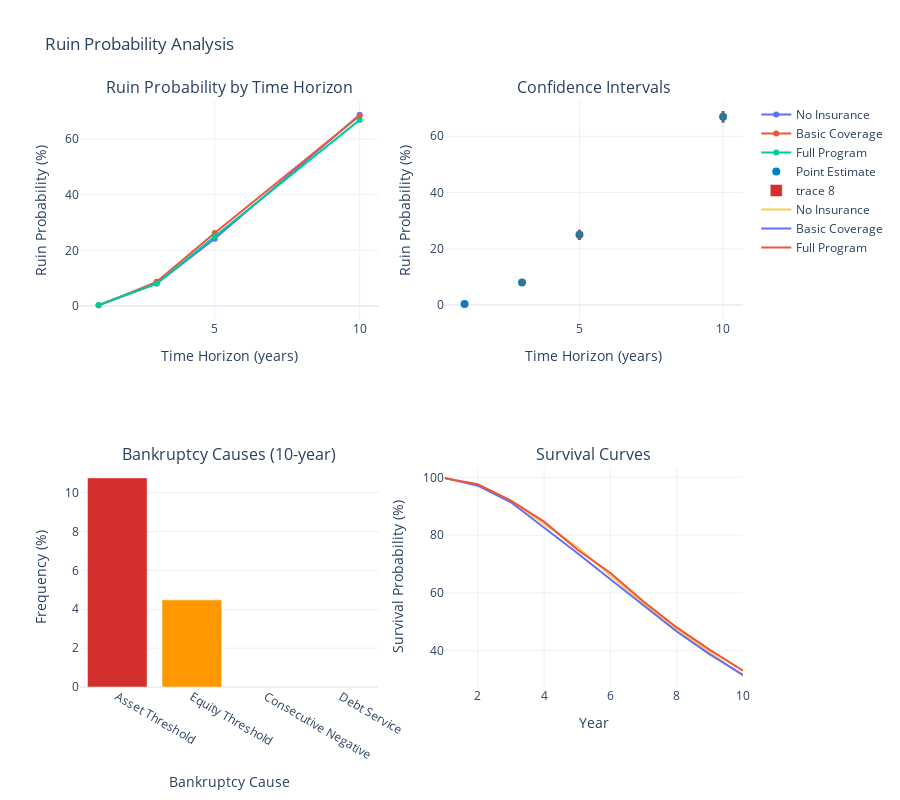

This figure's notebook cell:
### Markdown cell above
## 5. Ruin Probability Estimation

Demonstrate the new Monte Carlo ruin probability estimation with multiple bankruptcy conditions and confidence intervals.

### Code cell
from src.monte_carlo import RuinProbabilityConfig, RuinProbabilityResults

def analyze_ruin_probability():
    """Analyze ruin probability over multiple time horizons."""
    
    # Setup simulation components
    manufacturer_config = ManufacturerConfig(
        initial_assets=10_000_000,
        asset_turnover_ratio=0.5,
        operating_margin=0.08,
        tax_rate=0.25,
        retention_ratio=0.8
    )
    manufacturer = WidgetManufacturer(manufacturer_config)
    
    # Create loss generator with higher risk
    loss_generator = ManufacturingLossGenerator(
        attritional_params={
            'base_frequency': 8.0,  # Higher frequency
            'severity_mean': 75_000,
            'severity_cv': 1.0
        },
        large_params={
            'base_frequency': 0.8,  # Higher frequency
            'severity_mean': 3_000_000,
            'severity_cv': 1.5
        },
        catastrophic_params={
            'base_frequency': 0.05,  # Higher frequency
            'severity_xm': 15_000_000,
            'severity_alpha': 2.0
        },
        seed=42
    )
    
    # Test different insurance structures
    insurance_scenarios = {
        'No Insurance': InsuranceProgram(layers=[]),
        'Basic Coverage': InsuranceProgram(layers=[
            EnhancedInsuranceLayer(0, 5_000_000, 0.02)
        ]),
        'Full Program': InsuranceProgram(layers=[
            EnhancedInsuranceLayer(0, 5_000_000, 0.015),
            EnhancedInsuranceLayer(5_000_000, 20_000_000, 0.008),
            EnhancedInsuranceLayer(25_000_000, 25_000_000, 0.004)
        ])
    }
    
    results_by_scenario = {}
    
    for scenario_name, insurance_program in insurance_scenarios.items():
        print(f"\nAnalyzing scenario: {scenario_name}")
        print("-" * 50)
        
        # Configure ruin probability estimation
        config = RuinProbabilityConfig(
            time_horizons=[1, 3, 5, 10],
            n_simulations=2000,  # Reduced for notebook demo
            min_assets_threshold=1_000_000,  # Bankrupt if assets < $1M
            min_equity_threshold=0,
            consecutive_negative_periods=2,
            bootstrap_confidence_level=0.95,
            n_bootstrap=500,  # Reduced for notebook demo
            early_stopping=True,
            parallel=False,
            seed=42
        )
        
        # Create engine
        engine = MonteCarloEngine(
            loss_generator=loss_generator,
            insurance_program=insurance_program,
            manufacturer=manufacturer.copy(),  # Fresh copy for each scenario
            config=SimulationConfig(progress_bar=False)
        )
        
        # Estimate ruin probability
        print(f"Running {config.n_simulations:,} simulations...")
        start_time = time.time()
        results = engine.estimate_ruin_probability(config)
        print(f"Completed in {results.execution_time:.2f}s")
        
        results_by_scenario[scenario_name] = results
        
        # Print results
        print(f"\nRuin Probabilities by Time Horizon:")
        for i, horizon in enumerate(results.time_horizons):
            prob = results.ruin_probabilities[i]
            ci_lower, ci_upper = results.confidence_intervals[i]
            print(f"  {horizon:2d} years: {prob*100:6.2f}% [{ci_lower*100:.2f}%, {ci_upper*100:.2f}%]")
        
        print(f"\nConvergence achieved: {'Yes' if results.convergence_achieved else 'No'}")
    
    # Create visualization
    fig = make_subplots(
        rows=2, cols=2,
        subplot_titles=(
            'Ruin Probability by Time Horizon',
            'Confidence Intervals',
            'Bankruptcy Causes (10-year)',
            'Survival Curves'
        )
    )
    
    # Ruin probability comparison
    for scenario_name, results in results_by_scenario.items():
        fig.add_trace(
            go.Scatter(
                x=results.time_horizons,
                y=results.ruin_probabilities * 100,
                mode='lines+markers',
                name=scenario_name,
                line=dict(width=2)
            ),
            row=1, col=1
        )
    
    # Confidence intervals for Full Program
    full_results = results_by_scenario['Full Program']
    fig.add_trace(
        go.Scatter(
            x=full_results.time_horizons,
            y=full_results.ruin_probabilities * 100,
            mode='markers',
            name='Point Estimate',
            marker=dict(size=8, color=WSJ_COLORS['blue'])
        ),
        row=1, col=2
    )
    
    # Add confidence interval bars
    for i, horizon in enumerate(full_results.time_horizons):
        ci_lower, ci_upper = full_results.confidence_intervals[i]
        fig.add_trace(
            go.Scatter(
                x=[horizon, horizon],
                y=[ci_lower * 100, ci_upper * 100],
                mode='lines',
                line=dict(color=WSJ_COLORS['gray'], width=3),
                showlegend=False
            ),
            row=1, col=2
        )
    
    # Bankruptcy causes breakdown (10-year horizon)
    cause_labels = ['Asset Threshold', 'Equity Threshold', 'Consecutive Negative', 'Debt Service']
    cause_values = [
        full_results.bankruptcy_causes['asset_threshold'][-1] * 100,
        full_results.bankruptcy_causes['equity_threshold'][-1] * 100,
        full_results.bankruptcy_causes['consecutive_negative'][-1] * 100,
        full_results.bankruptcy_causes['debt_service'][-1] * 100
    ]
    
    fig.add_trace(
        go.Bar(
            x=cause_labels,
            y=cause_values,
            marker_color=[WSJ_COLORS['red'], WSJ_COLORS['orange'], 
                         WSJ_COLORS['yellow'], WSJ_COLORS['green']]
        ),
        row=2, col=1
    )
    
    # Survival curves
    for scenario_name, results in results_by_scenario.items():
        # Use the 10-year survival curve
        if results.survival_curves.shape[1] > 0:
            survival_curve = results.survival_curves[-1]  # Last row is 10-year
            years = np.arange(1, len(survival_curve) + 1)
            fig.add_trace(
                go.Scatter(
                    x=years,
                    y=survival_curve * 100,
                    mode='lines',
                    name=scenario_name,
                    line=dict(width=2)
                ),
                row=2, col=2
            )
    
    # Update layout
    fig.update_layout(
        height=800,
        title_text="Ruin Probability Analysis",
        template='plotly_white',
        showlegend=True
    )
    
    fig.update_xaxes(title_text="Time Horizon (years)", row=1, col=1)
    fig.update_xaxes(title_text="Time Horizon (years)", row=1, col=2)
    fig.update_xaxes(title_text="Bankruptcy Cause", row=2, col=1)
    fig.update_xaxes(title_text="Year", row=2, col=2)
    
    fig.update_yaxes(title_text="Ruin Probability (%)", row=1, col=1)
    fig.update_yaxes(title_text="Ruin Probability (%)", row=1, col=2)
    fig.update_yaxes(title_text="Frequency (%)", row=2, col=1)
    fig.update_yaxes(title_text="Survival Probability (%)", row=2, col=2)
    
    fig.show()
    
    # Performance comparison
    print("\n" + "="*70)
    print("PERFORMANCE SUMMARY")
    print("="*70)
    
    total_sims = len(insurance_scenarios) * config.n_simulations
    total_time = sum(r.execution_time for r in results_by_scenario.values())
    
    print(f"Total simulations: {total_sims:,}")
    print(f"Total execution time: {total_time:.2f}s")
    print(f"Average speed: {total_sims/total_time:.0f} simulations/second")
    
    if total_time < 30:
        print("\n✓ Performance target met: 10,000+ paths in <30s")
    else:
        print(f"\n✗ Performance target not met (actual: {total_time:.1f}s)")

# Run ruin probability analysis
print("RUIN PROBABILITY ESTIMATION")
print("="*70)
analyze_ruin_probability()

### Figure 1 — Plotly figure (JSON) as saved in the notebook; plotly's stock layout.template omitted (floating-point values rounded to 4 significant figures)
{"data": [{"line": {"width": 2}, "mode": "lines+markers", "name": "No Insurance", "type": "scatter", "x": [1, 3, 5, 10], "xaxis": "x", "y": [0.2, 8.05, 24.15, 68.75], "yaxis": "y"}, {"line": {"width": 2}, "mode": "lines+markers", "name": "Basic Coverage", "type": "scatter", "x": [1, 3, 5, 10], "xaxis": "x", "y": [0.2, 8.65, 26.2, 68.4], "yaxis": "y"}, {"line": {"width": 2}, "mode": "lines+markers", "name": "Full Program", "type": "scatter", "x": [1, 3, 5, 10], "xaxis": "x", "y": [0.35, 8.05, 25.0, 66.9], "yaxis": "y"}, {"marker": {"color": "#0080C7", "size": 8}, "mode": "markers", "name": "Point Estimate", "type": "scatter", "x": [1, 3, 5, 10], "xaxis": "x2", "y": [0.35, 8.05, 25.0, 66.9], "yaxis": "y2"}, {"line": {"color": "#666666", "width": 3}, "mode": "lines", "showlegend": false, "type": "scatter", "x": [1, 1], "xaxis": "x2", "y": [0.15, 0.6], "yaxis": "y2"}, {"line": {"color": "#666666", "width": 3}, "mode": "lines", "showlegend": false, "type": "scatter", "x": [3, 3], "xaxis": "x2", "y": [6.9, 9.3], "yaxis": "y2"}, {"line": {"color": "#666666", "width": 3}, "mode": "lines", "showlegend": false, "type": "scatter", "x": [5, 5], "xaxis": "x2", "y": [23.12, 26.75], "yaxis": "y2"}, {"line": {"color": "#666666", "width": 3}, "mode": "lines", "showlegend": false, "type": "scatter", "x": [10, 10], "xaxis": "x2", "y": [64.77, 68.98], "yaxis": "y2"}, {"marker": {"color": ["#D32F2F", "#FF9800", "#FFD700", "#4CAF50"]}, "type": "bar", "x": ["Asset Threshold", "Equity Threshold", "Consecutive Negative", "Debt Service"], "xaxis": "x3", "y": [10.76, 4.484, 0, 0], "yaxis": "y3"}, {"line": {"width": 2}, "mode": "lines", "name": "No Insurance", "type": "scatter", "x": [1, 2, 3, 4, 5, 6, 7, 8, 9, 10], "xaxis": "x4", "y": [99.8, 97.3, 91.95, 84.0, 75.85, 66.0, 56.35, 47.3, 39.45, 31.25], "yaxis": "y4"}, {"line": {"width": 2}, "mode": "lines", "name": "Basic Coverage", "type": "scatter", "x": [1, 2, 3, 4, 5, 6, 7, 8, 9, 10], "xaxis": "x4", "y": [99.8, 97.1, 91.35, 82.7, 73.8, 64.75, 55.75, 46.65, 38.75, 31.6], "yaxis": "y4"}, {"line": {"width": 2}, "mode": "lines", "name": "Full Program", "type": "scatter", "x": [1, 2, 3, 4, 5, 6, 7, 8, 9, 10], "xaxis": "x4", "y": [99.65, 97.6, 91.95, 84.65, 75.0, 66.9, 57.0, 48.05, 40.3, 33.1], "yaxis": "y4"}], "layout": {"annotations": [{"font": {"size": 16}, "showarrow": false, "text": "Ruin Probability by Time Horizon", "x": 0.225, "xanchor": "center", "xref": "paper", "y": 1, "yanchor": "bottom", "yref": "paper"}, {"font": {"size": 16}, "showarrow": false, "text": "Confidence Intervals", "x": 0.775, "xanchor": "center", "xref": "paper", "y": 1, "yanchor": "bottom", "yref": "paper"}, {"font": {"size": 16}, "showarrow": false, "text": "Bankruptcy Causes (10-year)", "x": 0.225, "xanchor": "center", "xref": "paper", "y": 0.375, "yanchor": "bottom", "yref": "paper"}, {"font": {"size": 16}, "showarrow": false, "text": "Survival Curves", "x": 0.775, "xanchor": "center", "xref": "paper", "y": 0.375, "yanchor": "bottom", "yref": "paper"}], "height": 800, "showlegend": true, "title": {"text": "Ruin Probability Analysis"}, "xaxis": {"anchor": "y", "domain": [0, 0.45], "title": {"text": "Time Horizon (years)"}}, "xaxis2": {"anchor": "y2", "domain": [0.55, 1], "title": {"text": "Time Horizon (years)"}}, "xaxis3": {"anchor": "y3", "domain": [0, 0.45], "title": {"text": "Bankruptcy Cause"}}, "xaxis4": {"anchor": "y4", "domain": [0.55, 1], "title": {"text": "Year"}}, "yaxis": {"anchor": "x", "domain": [0.625, 1], "title": {"text": "Ruin Probability (%)"}}, "yaxis2": {"anchor": "x2", "domain": [0.625, 1], "title": {"text": "Ruin Probability (%)"}}, "yaxis3": {"anchor": "x3", "domain": [0, 0.375], "title": {"text": "Frequency (%)"}}, "yaxis4": {"anchor": "x4", "domain": [0, 0.375], "title": {"text": "Survival Probability (%)"}}}}
